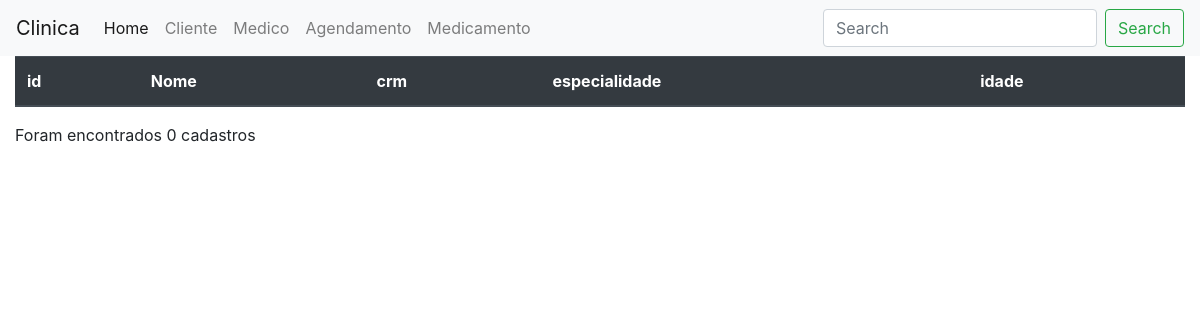
The app's page /atendimento/medico/, older data.
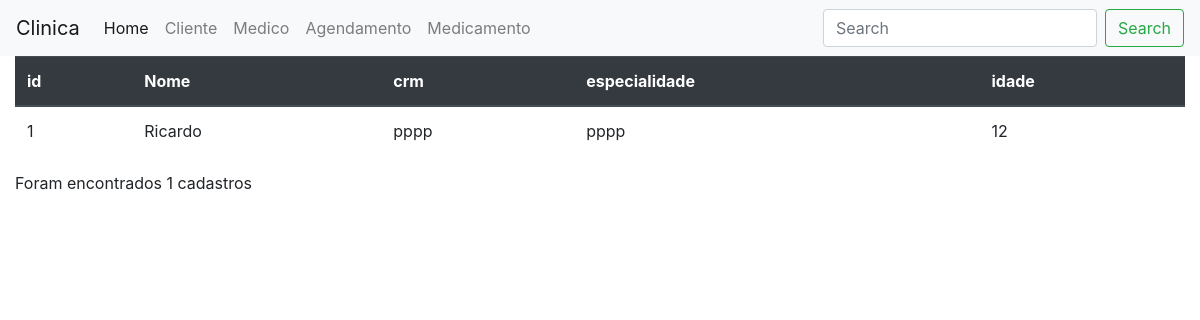
The same page, newer data.
### atendimento/models.py (models this page shows)
class Medico(models.Model):
    nome = models.CharField(max_length=50)
    crm = models.CharField(max_length=50)
    especialidade = models.CharField(max_length=50)
    idade = models.IntegerField()

### atendimento/views.py (the view)
# urls.py: path('medico/', views.medico_list),
def medico_list(request):
    medicos = Medico.objects.all()
    return render(request, 'medico/list.html',{'medicos':medicos})

### atendimento/templates/medico/list.html
{% extends "base.html" %}
{% block conteudo %}
<table class="table">
    <thead class="thead-dark">
        <tr>
            <th scope="col">id</th>
            <th scope="col">Nome</th>
            <th scope="col">crm</th>
            <th scope="col">especialidade</th>
            <th scope="col">idade</th>
        </tr>
    </thead>
    <tbody>
        {% for medico in medicos %}
            <tr>
                <td>{{medico.id}}</td>
                <td>{{medico.nome}}</td>
                <td>{{medico.crm}}</td>
                <td>{{medico.especialidade}}</td>
                <td>{{medico.idade}}</td>
            </tr>
        {% endfor %}
    </tbody>
</table>
<p>Foram encontrados {{medicos | length}} cadastros</p>
{% endblock %}

Row changes from the older to the newer data that the page shows:
added Medico: id "1", nome "Ricardo", crm "pppp", especialidade "pppp", idade "12"
Text that changed along with them:
{{ medicos | length }}: "0" → "1"
